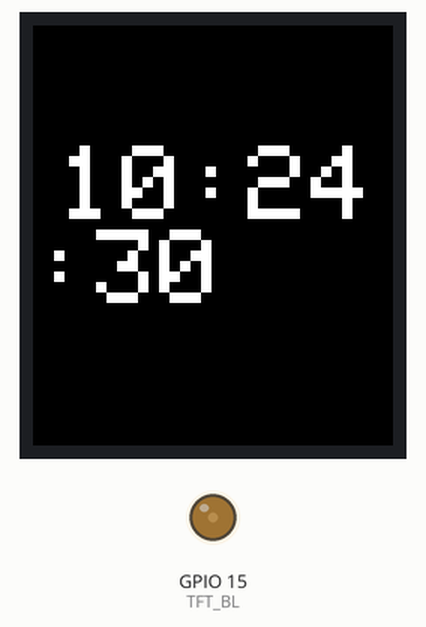
Bench run of a program on a simulated ESP32-S3. On the bench: 240×280 colour display, output pins drawn as LEDs (lit = HIGH). The local clock reads 2024-03-15 10:24:30 at power-on unless the program sets it.

Above: at 0.32 s.
At 5.22 s:
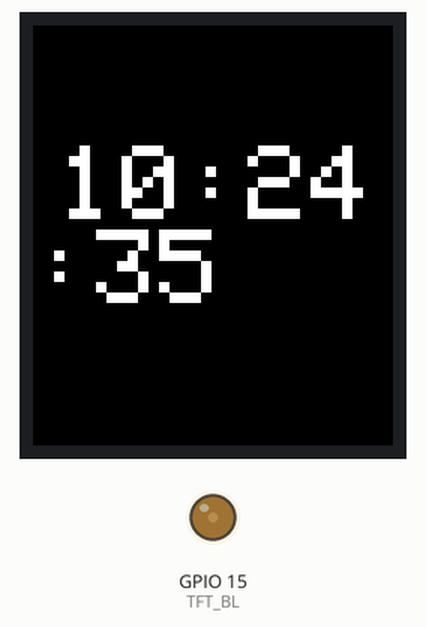
At 10.12 s:
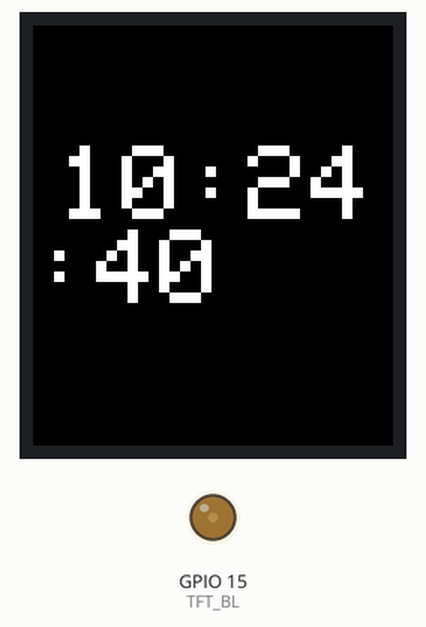
At 19.92 s:
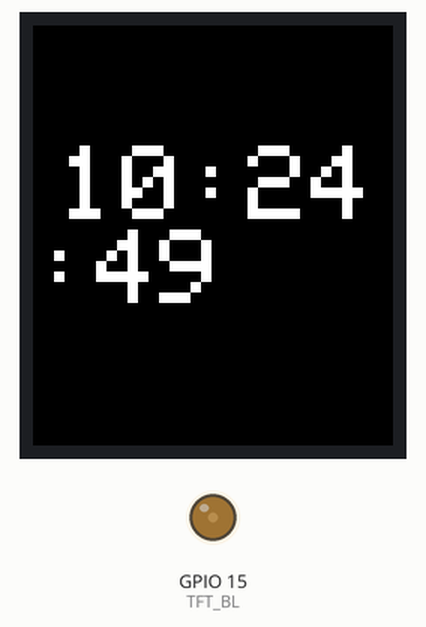
At 29.73 s:
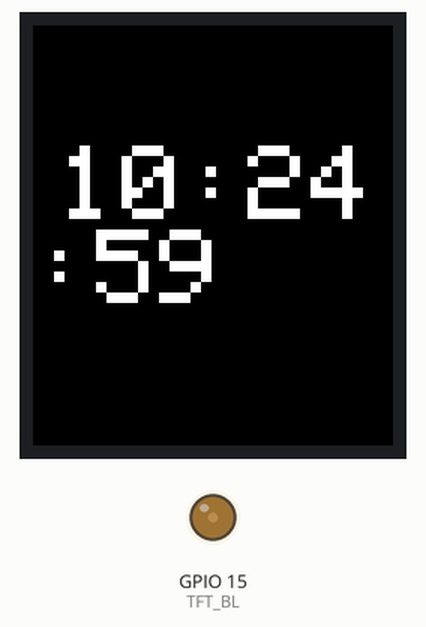
At 39.82 s:
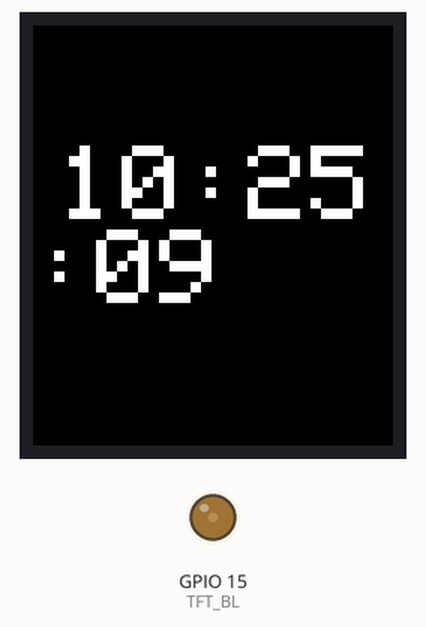

The program:

main.cpp
```cpp
#include <../lib/Adafruit_GFX_Library/Adafruit_GFX.h>    // Core graphics library
#include <../lib/Adafruit_ST7789/Adafruit_ST7789.h> // Hardware-specific library for ST7789
#include <time.h>
//#include <SPI.h>

#define TFT_CS         5
#define TFT_RST        8
#define TFT_DC         4
#define TFT_MOSI       7
#define TFT_MISO      -1
#define TFT_SCLK       6
#define TFT_BL         15

Adafruit_ST7789 tft = Adafruit_ST7789(TFT_CS, TFT_DC, TFT_RST);

void display1()
{
  // Fill Background
  tft.fillScreen(ST77XX_BLACK);

  // Show Time
  tft.setCursor(17, 80);
  tft.setTextColor(ST77XX_WHITE);
  tft.setTextSize(7);

  struct tm timeinfo;

  if (getLocalTime(&timeinfo))
  {
    char timeStr[9];
    snprintf(timeStr, sizeof(timeStr), "%02d:%02d:%02d", timeinfo.tm_hour, timeinfo.tm_min, timeinfo.tm_sec);
    tft.print(timeStr);
  }
}


void setTimeFromTM(struct tm timeinfo) {
  struct timeval tv = {0};

  tv.tv_sec = mktime(&timeinfo);
  tv.tv_usec = 0;

  if (settimeofday(&tv, NULL) == 0) {
    // Successful!
  } else {
    // Unsuccessful :(
  }
}


void setup(void)
{
  pinMode(15, OUTPUT);
  digitalWrite(15, HIGH);
  #define freq 1000
  #define resolution 8
  #define dutyCycle 50
  ledcSetup(0, freq, resolution);
  ledcAttachPin(TFT_BL, 0);
  ledcWrite(0, dutyCycle);
  SPI.begin(TFT_SCLK, TFT_MISO, TFT_MOSI, TFT_CS);

  tft.init(240, 280);
  tft.setRotation(2);
  tft.enableTearing(false);


  // Time
  setenv("TZ", "CET-1CEST,M3.5.0/2,M10.5.0/3", 1);
  tzset();

  struct tm timeinfo = {0, 51, 17, 29, 3-1, 2025-1900};
  setTimeFromTM(timeinfo);
}

void loop()
{
  display1();
  delay(1000/5);
}
```
